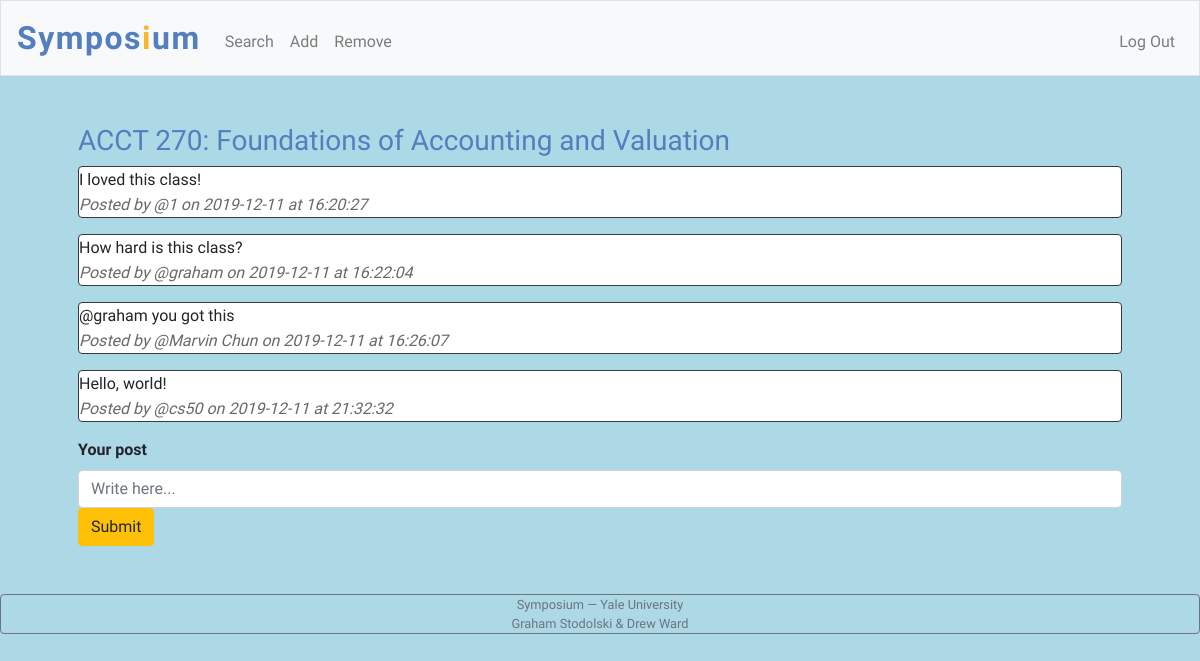
Screenshot of /course?course_id=3 (signed in) with the database file from the repository.
### tables this page shows
CREATE TABLE 'courses' ('course_id' integer PRIMARY KEY AUTOINCREMENT NOT NULL, 'subject' text, 'number' integer, 'name' text, 'professor' text);

CREATE TABLE 'posts' ('user_id' integer, 'course_id' integer, 'post' text, 'date' date, 'time' time);

CREATE TABLE 'users' ('id' integer PRIMARY KEY AUTOINCREMENT NOT NULL, 'username' text NOT NULL,'hash' integer NOT NULL);

### application.py (the view)
@app.route("/course", methods=["GET", "POST"])
@login_required
def course():
    if request.method == "POST":
        post = request.form.get('text')
        if not post:
            return apology("please input text for your post", 403)
        today = date.today()
        now = datetime.now()
        time = now.strftime("%H:%M:%S")
        course_id = (request.args.get('course_id'))#['course_id']
        db.execute("INSERT INTO posts VALUES (:user_id, :course_id, :post, :date, :time)",
                    user_id=session["user_id"], course_id=course_id, post=post, date=today, time=time)
        return redirect(url_for('course', course_id=course_id))
    else:
        course_id = request.args['course_id']
        course = db.execute("SELECT * FROM courses WHERE course_id=:course_id", course_id=course_id)
        posts = db.execute("SELECT * FROM posts INNER JOIN users ON posts.user_id=users.id WHERE course_id=:course_id", course_id=course_id)
        subject = str(course[0]['subject'])
        number = str(course[0]['number'])
        name = str(course[0]['name'])
        return render_template("course.html", subject=subject, number=number, name=name, posts=posts, course_id=course_id)

### application.py (called while the page is built)
@app.after_request
def after_request(response):
    response.headers["Cache-Control"] = "no-cache, no-store, must-revalidate"
    response.headers["Expires"] = 0
    response.headers["Pragma"] = "no-cache"
    return response

### helpers.py (called while the page is built)
def login_required(f):
    @wraps(f)
    def decorated_function(*args, **kwargs):
        if session.get("user_id") is None:
            return redirect("/login")
        return f(*args, **kwargs)
    return decorated_function

### templates/course.html (shortened to what this page needs)
{% extends "layout.html" %}
{% block main %}
<h3 style="color: #537fbe; text-align: left">{{ subject }} {{ number }}: {{ name }}</h3>
<body style="text-align: left;">
    {% for post in posts %}
        <div class="border border-dark rounded" style="text-align: left; background-color: white;">
            <text class="post_text">{{ post['post'] }}</text>
            <br><text class="post_user">Posted by @{{ post['username'] }} on {{ post['date'] }} at {{ post['time'] }}</text>
        </div>
    {% endfor %}
    <form action="/course?course_id={{ course_id }}" method="post" class="form">
        <div>
            <label class="label" for="text">Your post</label>
            <input name="text" id="text" type="text" class="form-control text-wrap" style="width: 1044px;" placeholder="Write here...">
            <button class="btn btn-warning" type="submit" value={{ course_id }}>Submit</button>
        </div>
    </form>
</body>
{% endblock %}

### static/styles.css (style rules this page uses)
h3 { font-family: 'Didact Gothic'; color: #537fbe; }
main .form-control { display: inline-block; width: auto; }
.background { background-color: #add8e6; }
.form { font-family: 'Didact Gothic'; text-align: left; }
.label { font-family: 'Didact Gothic'; font-weight: bold; }
.post_text { font-family: 'Didact Gothic'; text-align: left; }
.post_user { font-family: 'Didact Gothic'; text-align: left; color: dimgray; font-style: italic; }

### rows the page displays
courses: subject "ACCT", name "Foundations of Accounting and Valuation"
posts: post "I loved this class!", username "1", date "2019-12-11", time "16:20:27"
posts: post "How hard is this class?", username "graham", date "2019-12-11", time "16:22:04"
posts: post "@graham you got this", username "Marvin Chun", date "2019-12-11", time "16:26:07"
posts: post "Hello, world!", username "cs50", date "2019-12-11", time "21:32:32"

### other values shown
{{ number }} "270"
